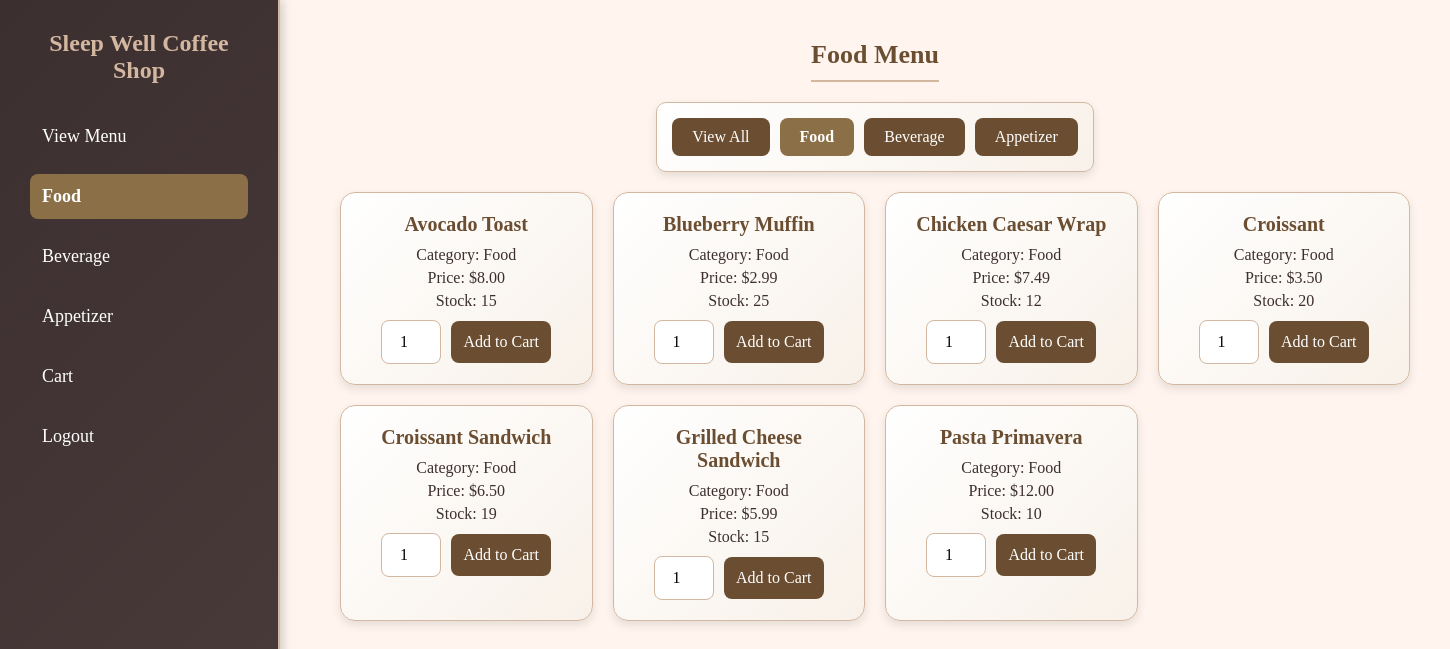
/php/food.php (signed in), run on the app's committed database.
### tables this page shows
CREATE TABLE `menu_items` (
  `id` int(11) NOT NULL,
  `name` varchar(100) NOT NULL,
  `category` enum('food','beverage','appetizer') NOT NULL,
  `price` decimal(10,2) NOT NULL,
  `stock` int(11) NOT NULL
);

### php/food.php (the view, shortened to what this page needs)
<?php
include 'config.php';
?>
<!DOCTYPE html>
<html lang="en">
<head>
</head>
<body>
    <div class="dashboard">
        <div class="sidebar">
            <h2>Sleep Well Coffee Shop</h2>
            <ul>
                <li><a href="/sleepwell_coffeeshop/php/user_dashboard.php" class="nav-link">View Menu</a></li>
                <li><a href="/sleepwell_coffeeshop/php/food.php" class="nav-link active">Food</a></li>
                <li><a href="/sleepwell_coffeeshop/php/beverage.php" class="nav-link">Beverage</a></li>
                <li><a href="/sleepwell_coffeeshop/php/appetizer.php" class="nav-link">Appetizer</a></li>
                <li><a href="/sleepwell_coffeeshop/php/cart.php" class="nav-link">Cart</a></li>
                <li><a href="/sleepwell_coffeeshop/php/logout.php">Logout</a></li>
            </ul>
        </div>
        <div class="content">
            <h2>Food Menu</h2>
            <div class="category-filter">
                <a href="/sleepwell_coffeeshop/php/user_dashboard.php">View All</a>
                <a href="/sleepwell_coffeeshop/php/food.php" class="active">Food</a>
                <a href="/sleepwell_coffeeshop/php/beverage.php">Beverage</a>
                <a href="/sleepwell_coffeeshop/php/appetizer.php">Appetizer</a>
            </div>
            <div class="menu-grid" id="menu-grid">
                <?php
                $result = $conn->query("SELECT * FROM menu_items WHERE category = 'food' ORDER BY name") or die("Query failed: " . $conn->error);
                if ($result->num_rows == 0) {
                    echo "<p class='no-items'>No items available</p>";
                } else {
                    while ($item = $result->fetch_assoc()) {
                        echo "<div class='menu-item' data-category='food'>";
                        echo "<h3>" . htmlspecialchars($item['name']) . "</h3>";
                        echo "<p>Category: Food</p>";
                        echo "<p>Price: $" . number_format($item['price'], 2) . "</p>";
                        echo "<p>Stock: " . ($item['stock'] > 0 ? htmlspecialchars($item['stock']) : 'Out of Stock') . "</p>";
                        echo "<div class='order-controls'>";
                        echo "<input type='number' id='quantity-{$item['id']}' min='1' max='{$item['stock']}' value='1' " . ($item['stock'] > 0 ? '' : 'disabled') . ">";
                        echo "<button onclick='addToCart({id: {$item['id']}, name: \"" . htmlspecialchars($item['name'], ENT_QUOTES) . "\", price: {$item['price']}, quantity: parseInt(document.getElementById(\"quantity-{$item['id']}\").value)})' " . ($item['stock'] > 0 ? '' : 'disabled') . ">Add to Cart</button>";
                        echo "</div>";
                        echo "</div>";
                    }
                }
                ?>
            </div>
        </div>
    </div>
</body>
</html>

### php/food.php (style rules this page uses)
* { margin: 0; padding: 0; box-sizing: border-box; }
body { font-family: 'Georgia', serif; background: #fff5ee; color: #3c2f2f; min-height: 100vh; background-image: linear-gradient(rgba(255, 245, 238, 0.9), rgba(255, 245, 238, 0.9)), url('https://images.unsplash.com/photo-1512568400610-62da28bc8a13?ixlib=rb-4.0.3&auto=format&fit=crop&w=1350&q=80'); background-size: cover; background-position: center; background-attachment: fixed; }
.dashboard { display: flex; min-height: 100vh; }
.sidebar { width: 280px; background: linear-gradient(135deg, #3c2f2f, #4a3b3b); color: white; padding: 30px; position: fixed; height: 100%; overflow-y: auto; box-shadow: 2px 0 10px rgba(0, 0, 0, 0.2); border-right: 2px solid #d3b7a0; animation: fadeIn 1s ease-in-out; }
.sidebar h2 { color: #d3b7a0; margin-bottom: 30px; font-size: 24px; text-align: center; font-weight: bold; }
.sidebar ul { list-style: none; padding: 0; }
.sidebar ul li { margin: 15px 0; }
.sidebar ul li a { color: white; text-decoration: none; display: block; padding: 12px; border-radius: 8px; font-size: 18px; transition: background 0.3s, padding-left 0.3s, transform 0.2s; }
.sidebar ul li a.active { background: #8b6f47; font-weight: bold; }
.content { margin-left: 300px; padding: 40px; flex-grow: 1; display: flex; flex-direction: column; align-items: center; min-height: 100vh; }
.content h2 { color: #6b4e31; font-size: 26px; margin-bottom: 20px; border-bottom: 2px solid #d3b7a0; padding-bottom: 10px; text-align: center; }
.category-filter { display: flex; gap: 10px; margin-bottom: 20px; flex-wrap: wrap; justify-content: center; background: linear-gradient(135deg, #ffffff, #f8f1e9); padding: 15px; border-radius: 10px; box-shadow: 0 4px 10px rgba(0, 0, 0, 0.1); border: 1px solid #d3b7a0; }
.category-filter a { background: #6b4e31; color: white; padding: 10px 20px; border: none; border-radius: 8px; font-size: 16px; text-decoration: none; font-family: 'Georgia', serif; transition: background 0.3s, transform 0.2s, box-shadow 0.3s; }
.category-filter a.active { background: #8b6f47; font-weight: bold; }
.menu-grid { width: 100%; max-width: 1200px; display: grid; grid-template-columns: repeat(auto-fit, minmax(250px, 1fr)); gap: 20px; }
.menu-item { background: linear-gradient(135deg, #ffffff, #f8f1e9); padding: 20px; border-radius: 15px; box-shadow: 0 4px 10px rgba(0, 0, 0, 0.1); text-align: center; transition: transform 0.3s ease, box-shadow 0.3s; border: 1px solid #d3b7a0; animation: fadeIn 1s ease-in-out; }
.menu-item h3 { color: #6b4e31; font-size: 20px; margin-bottom: 10px; }
.menu-item p { margin: 5px 0; color: #3c2f2f; }
.menu-item .order-controls { display: flex; gap: 10px; justify-content: center; align-items: center; margin-top: 10px; }
.menu-item input[type="number"] { width: 60px; padding: 12px; border: 1px solid #d3b7a0; border-radius: 8px; font-size: 16px; font-family: 'Georgia', serif; background: #fff; text-align: center; transition: border-color 0.3s, box-shadow 0.3s; }
.menu-item button { padding: 12px; background: #6b4e31; color: white; border: none; border-radius: 8px; cursor: pointer; font-size: 16px; font-family: 'Georgia', serif; transition: background 0.3s, transform 0.2s, box-shadow 0.3s; }

### data on the page
menu_items: name "Avocado Toast", price "8.00", stock "15", stock "1"
menu_items: name "Blueberry Muffin", price "2.99", stock "25", stock "1"
menu_items: name "Chicken Caesar Wrap", price "7.49", stock "12", stock "1"
menu_items: name "Croissant", price "3.50", stock "20", stock "1"
menu_items: name "Croissant Sandwich", price "6.50", stock "19", id "1"
menu_items: name "Grilled Cheese Sandwich", price "5.99", stock "15", stock "1"
menu_items: name "Pasta Primavera", price "12.00", stock "10", stock "1"
